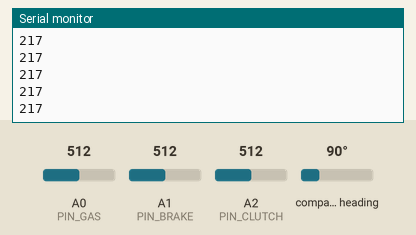
Simulated run of this sketch. Board: Arduino Leonardo, built with avr-gcc and run on an emulated ATmega32U4. On the bench: the last lines printed to the serial monitor. Wiring (inferred from the names in the program): AS5600 angle sensor at I2C address 0x36. The test bench sets the inputs (shaded band); at power-on: A1 (PIN_BRAKE) = 512, A0 (PIN_GAS) = 512, A2 (PIN_CLUTCH) = 512, compass heading 90°. USB keyboard and mouse output is not drawn.

Above: at 1.2 s.
1.3 s: A1 (PIN_BRAKE) set to 605
At 2.4 s:
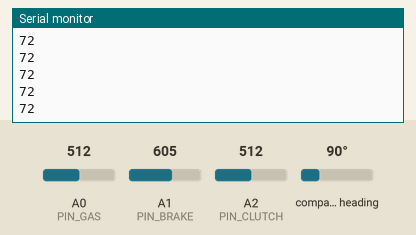
2.8 s: A1 (PIN_BRAKE) set to 585
At 3.7 s:
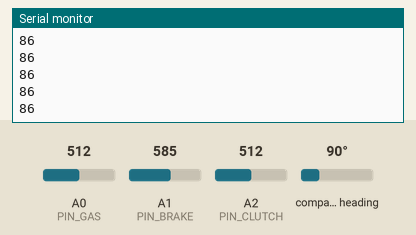
Timing chart, 0 to 5.8 s (numbered marks = the images above; inputs shaded):
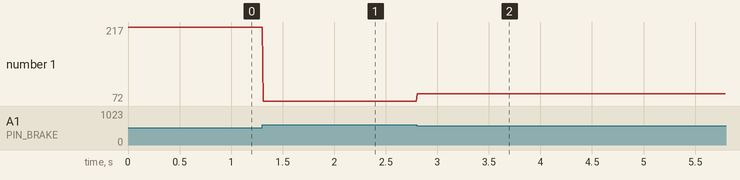

The sketch:

PEDALSET.ino
```cpp
#include <Wire.h>
#include <Joystick.h>

#include "as5600.h"
#include "pedals.h"

// X: direksiyon. Pedallar ayrı HID kullanımları: Accelerator (gaz), Brake (fren),
// Throttle simgesi (debriyaj) — Windows'ta genelde 0'dan başlayan üç ayrı kaydırıcı.
Joystick_ Joystick(JOYSTICK_DEFAULT_REPORT_ID, JOYSTICK_TYPE_GAMEPAD,
  0, 0,
  true,
  false, false, false, false, false,
  false,
  true,
  true,
  true,
  false);

void setup() {
  Wire.begin();
  AS5600::init();
  Pedals::init();
  Serial.begin(115200);

  Joystick.begin();
  Joystick.setXAxisRange(0, 1023);
  Joystick.setThrottleRange(0, 1023);
  Joystick.setAcceleratorRange(0, 1023);
  Joystick.setBrakeRange(0, 1023);
}

void loop() {
  int steering;
  if (AS5600::readSteeringAxis(steering)) {
    Joystick.setXAxis(steering);
  }

  Pedals::Values p;
  Pedals::read(p);
  Joystick.setThrottle(p.clutch);
  Joystick.setAccelerator(p.gas);
  Joystick.setBrake(p.brake);
  Serial.println(p.brake);

  delay(10);
}
```

as5600.cpp
```cpp
#include "as5600.h"

#include <Wire.h>

namespace AS5600 {
namespace {

constexpr uint8_t kI2cAddress = 0x36;
constexpr uint8_t kRegRawAngle = 0x0C;

// Hafıza değişkenlerimiz (eksi değerlere inebilmek için long)
long onceki_aci = 0;
long tur_sayisi = 0;
long toplam_pozisyon = 0;
bool has_baseline = false;

bool as5600_oku(long &outRaw4095) {
  Wire.beginTransmission(kI2cAddress);
  Wire.write(kRegRawAngle);
  if (Wire.endTransmission(false) != 0) {
    return false;
  }

  uint8_t n = Wire.requestFrom(kI2cAddress, static_cast<uint8_t>(2));
  if (n < 2) {
    return false;
  }

  int highByte = Wire.read();
  int lowByte = Wire.read();
  if (highByte < 0 || lowByte < 0) {
    return false;
  }

  outRaw4095 = (static_cast<long>(highByte) << 8) | static_cast<long>(lowByte);
  return true;
}

}  // namespace

void init() {
  long raw;
  if (as5600_oku(raw)) {
    onceki_aci = raw;
    tur_sayisi = 0;
    toplam_pozisyon = 0;
    has_baseline = true;
  } else {
    // Okuma başarısızsa baseline sonraki başarılı okumada kurulacak.
    has_baseline = false;
  }
}

bool readSteeringAxis(int &outAxis1023) {
  long mevcut_aci;
  if (!as5600_oku(mevcut_aci)) {
    return false;
  }

  if (!has_baseline) {
    onceki_aci = mevcut_aci;
    tur_sayisi = 0;
    toplam_pozisyon = 0;
    has_baseline = true;
  }

  long fark = mevcut_aci - onceki_aci;

  // Tur Atlama (Sıçrama) Algoritması
  if (fark < -2000) {
    tur_sayisi++;  // 4000'lerden 0'a ani düşüş: ileri doğru tur
  } else if (fark > 2000) {
    tur_sayisi--;  // 0'dan 4000'lere ani fırlama: geriye doğru tur
  }

  // Sınırsız toplam pozisyon (1 tam tur = 4096)
  toplam_pozisyon = (tur_sayisi * 4096L) + mevcut_aci;
  onceki_aci = mevcut_aci;

  // 900 derece = 2.5 tur => -5120..+5120 aralığını 0..1023'e map et
  long oyun_ekseni = map(toplam_pozisyon, -5120L, 5120L, 0L, 1023L);
  oyun_ekseni = constrain(oyun_ekseni, 0L, 1023L);

  outAxis1023 = static_cast<int>(oyun_ekseni);
  return true;
}

}  // namespace AS5600
```

as5600.h
```cpp
#ifndef AS5600_H
#define AS5600_H

#include <Arduino.h>

namespace AS5600 {

void init();
bool readSteeringAxis(int &outAxis1023);

}  // namespace AS5600

#endif
```

pedals.cpp
```cpp
#include "pedals.h"

namespace {

constexpr int PIN_GAS = A0;
constexpr int PIN_BRAKE = A1;
constexpr int PIN_CLUTCH = A2;

// Genel pedal yönü ters ise true yap.
constexpr bool kInvertPedals = false;
// true: fren ilk harekette yavas, sonlara dogru daha agresif artar.
constexpr bool realisticBrake = true;
// Gaz (A0) ham okuma araligi: 960 -> 0, 596 -> 1023
constexpr int GAS_RAW_MIN = 596;
constexpr int GAS_RAW_MAX = 960;
// Fren (A1) ham okuma araligi: 710 -> 0, 305 -> 1023
constexpr int BRAKE_RAW_MIN = 305;
constexpr int BRAKE_RAW_MAX = 710;
constexpr int BRAKE_SPLIT_RAW = 537;
constexpr int BRAKE_SPLIT_OUTPUT = 120;
// Debriyaj (A2) ham okuma araligi: 595 -> 0, 265 -> 1023
constexpr int CLUTCH_RAW_MIN = 265;
constexpr int CLUTCH_RAW_MAX = 595;

static int toPedalAxis(int raw) {
  int v = kInvertPedals ? (1023 - raw) : raw;
  return constrain(v, 0, 1023);
}

static int mapBrakeAxis(int raw) {
  raw = toPedalAxis(raw);
  if (realisticBrake) {
    long mapped;
    if (raw >= BRAKE_SPLIT_RAW) {
      // 603..450 arasi: az artis
      mapped = map(raw, BRAKE_RAW_MAX, BRAKE_SPLIT_RAW, 0, BRAKE_SPLIT_OUTPUT);
    } else {
      // 450..244 arasi: daha hizli artis
      mapped = map(raw, BRAKE_SPLIT_RAW, BRAKE_RAW_MIN, BRAKE_SPLIT_OUTPUT, 1023);
    }
    return constrain(static_cast<int>(mapped), 0, 1023);
  }

  long mapped = map(raw, BRAKE_RAW_MAX, BRAKE_RAW_MIN, 0, 1023);
  return constrain(static_cast<int>(mapped), 0, 1023);
}

static int mapGasAxis(int raw) {
  raw = toPedalAxis(raw);
  long mapped = map(raw, GAS_RAW_MAX, GAS_RAW_MIN, 0, 1023);
  return constrain(static_cast<int>(mapped), 0, 1023);
}

static int mapClutchAxis(int raw) {
  raw = toPedalAxis(raw);
  long mapped = map(raw, CLUTCH_RAW_MAX, CLUTCH_RAW_MIN, 0, 1023);
  return constrain(static_cast<int>(mapped), 0, 1023);
}

}  // namespace

void Pedals::init() {
  pinMode(PIN_GAS, INPUT);
  pinMode(PIN_BRAKE, INPUT);
  pinMode(PIN_CLUTCH, INPUT);
}

void Pedals::read(Values &out) {
  out.gas = mapGasAxis(analogRead(PIN_GAS));
  out.brake = mapBrakeAxis(analogRead(PIN_BRAKE));
  out.clutch = mapClutchAxis(analogRead(PIN_CLUTCH));
}
```

pedals.h
```cpp
#ifndef PEDALS_H
#define PEDALS_H

#include <Arduino.h>

namespace Pedals {

struct Values {
  int gas;        // A0
  int brake;      // A1
  int clutch;     // A2
};

void init();
void read(Values &out);

}  // namespace Pedals

#endif
```

Measured:
- after the input at 1.3 s, the serial monitor: prints a new line at once (image 1)
- after the input at 2.8 s, the serial monitor: prints a new line at once (image 2)
- plotted number 1: 217 → 72 after the input at 1.3 s, 72 → 86 after the input at 2.8 s
